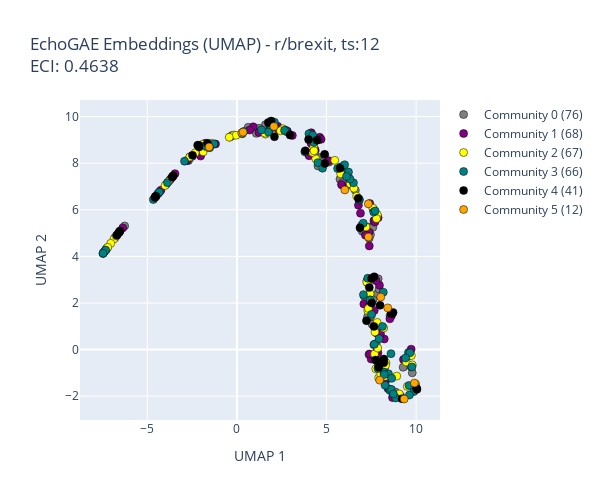
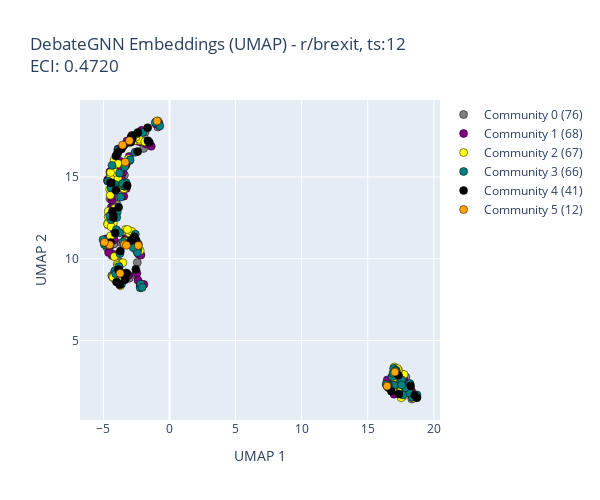

Write notebook code for charts like these, in order.
### Code cell
import importlib
import src.visualization.ecs_plots
import src.visualization.snapshot_plots
import src.visualization.community_migration_plots
import src.visualization.community_sankey_plots
import src.utils.community_colors
importlib.reload(src.utils.community_colors)
importlib.reload(src.visualization.snapshot_plots)
importlib.reload(src.visualization.ecs_plots)
importlib.reload(src.visualization.community_migration_plots)
importlib.reload(src.visualization.community_sankey_plots)

import src.analysis.ecs_analyzer
importlib.reload(src.analysis.ecs_analyzer)

from src.analysis.ecs_analyzer import ECSAnalyzer

analyzer = ECSAnalyzer(output_dir='results/ecs')
TEST_SUB_ID = 0
TEST_SUB_TS = 12

results = analyzer.run_complete_analysis_with_figures(
    processed_dict=processed_dict,
    ecs_df=ecs_df,
    target_subreddit_id=TEST_SUB_ID,
    embedding_timestep=TEST_SUB_TS,
    # plot_all_embedding_timesteps=True,
    save_figures=True,
    color_mode="lineage"
)

# Display and save test subreddit ecs statistics
test_sub_summary = ecs_df_with_intervals[ecs_df_with_intervals['subreddit_id'] == TEST_SUB_ID][['subreddit', 'timestep', 'interval', 'num_nodes', 'num_edges', 'modularity', 'num_communities', 'echogae_eci', 'debgnn_eci']]
test_sub_summary.to_csv(f"results/ecs/{test_sub_summary.subreddit[0]}_ecs_data.csv", index=False)
print("Saved to results/ecs/{test_sub_summary.subreddit[0]}_ecs_data.csv")

display(test_sub_summary)

### Figure 1 — Plotly figure (JSON) as saved in the notebook; plotly's stock layout.template omitted (floating-point values rounded to 4 significant figures; data arrays with more than 128 entries replaced by an {"elided": "..."} marker saying what was removed)
{"data": [{"customdata": {"elided": "76x7 mixed values"}, "hovertemplate": "<b>%{customdata[0]}</b><br>Node Index: %{customdata[1]}<br>Community: %{customdata[2]}<br>Comm Size: %{customdata[3]}<br>Comm ECI: %{customdata[4]}<br>UMAP X: %{customdata[5]}<br>UMAP Y: %{customdata[6]}<br><extra></extra>", "marker": {"color": "#808080", "line": {"color": "black", "width": 0.5}, "size": 8}, "mode": "markers", "name": "Community 0 (76)", "type": "scatter", "x": [-0.3876, 7.643, 7.329, 3.929, 7.424, -4.562, 7.983, 5.751, -2.158, 2.825, 7.105, 5.866, -4.409, 5.76, 7.369, 9.786, 4.369, -3.947, 4.583, 1.592, 1.083, 7.254, 6.105, 4.524, 4.689, 5.143, 7.496, -2.493, -1.341, 9.711, 10.01, 7.606, 7.38, -7.291, -3.676, 7.546, 9.276, 7.834, -7.455, -2.616, 7.883, 1.232, 7.935, 9.16, 6.606, 8.234, 6.994, -7.378, 8.54, 7.587, -7.408, -2.702, 7.768, -4.315, 5.903, 5.774, 7.367, -4.391, 4.876, 7.451, 7.337, -0.2759, -4.527, -2.084, 0.6296, 7.342, 7.758, -6.265, 8.397, 7.105, 7.446, 6.952, 7.292, -2.634, -7.229, 8.843], "y": [9.122, 0.2081, 1.259, 8.444, 1.377, 6.544, 0.8386, 7.316, 8.432, 9.338, 2.287, 7.063, 6.687, 7.767, 5.26, -0.9969, 8.535, 7.091, 8.04, 9.649, 9.282, 2.947, 7.555, 7.884, 8.255, 8.05, 2.164, 8.295, 8.821, -0.739, -1.632, 2.171, 4.781, 4.307, 7.343, 1.087, -0.7594, 2.4, 4.142, 8.282, 3.036, 9.5, 2.596, -2.048, 6.835, -0.8181, 5.081, 4.22, 1.45, 5.249, 4.19, 8.118, 0.2557, 6.773, 7.161, 7.716, -0.2146, 6.708, 8.332, 4.937, 3.041, 9.187, 6.574, 8.728, 9.539, 2.169, 0.1959, 5.307, -1.107, 5.099, 1.976, 5.327, 1.407, 8.214, 4.369, -1.821]}, {"customdata": {"elided": "68x7 mixed values"}, "hovertemplate": "<b>%{customdata[0]}</b><br>Node Index: %{customdata[1]}<br>Community: %{customdata[2]}<br>Comm Size: %{customdata[3]}<br>Comm ECI: %{customdata[4]}<br>UMAP X: %{customdata[5]}<br>UMAP Y: %{customdata[6]}<br><extra></extra>", "marker": {"color": "#800080", "line": {"color": "black", "width": 0.5}, "size": 8}, "mode": "markers", "name": "Community 1 (68)", "type": "scatter", "x": [-6.789, 7.082, 7.786, 6.895, 5.834, 4.137, 7.386, 7.954, 7.766, 9.294, 8.298, 3.093, -1.193, 8.623, 8.223, -2.789, -3.741, 8.749, 2.808, 7.663, 0.9103, 2.275, 7.88, 8.535, -1.771, 1.225, 4.151, 8.166, 7.984, 4.619, 6.251, -4.24, 7.645, 7.415, -6.581, 6.781, -2.024, 7.372, 4.697, 8.431, 7.363, 7.172, 7.868, 7.485, 2.294, 4.354, 9.578, 6.274, 7.492, -3.587, 9.133, 7.81, 7.313, 1.83, -7.289, 7.699, 9.722, -4.529, 7.598, -6.372, 8.011, 7.403, 5.125, 4.031, 0.7066, -3.456, 4.546, 8.682], "y": [4.817, 1.958, 0.7144, 5.855, 7.087, 8.852, 4.45, 2.759, 2.957, -0.4243, -1.347, 9.192, 8.823, 1.452, 0.4544, 8.108, 7.278, -1.981, 9.378, 1.68, 9.561, 9.587, 5.658, 1.322, 8.854, 9.318, 9.308, -0.639, -0.8525, 9.114, 7.35, 6.843, 5.537, 6.27, 5.024, 6.199, 8.308, 5.041, 9.025, -1.675, 1.847, 4.91, -0.1425, 2.005, 9.465, 8.584, -0.2655, 7.075, -0.4047, 7.425, -1.995, -0.04121, 2.849, 9.608, 4.308, 5.472, 0.01815, 6.572, 6.033, 5.224, 0.6805, -0.1884, 8.108, 8.321, 9.424, 7.552, 9.004, -2.061]}, {"customdata": {"elided": "67x7 mixed values"}, "hovertemplate": "<b>%{customdata[0]}</b><br>Node Index: %{customdata[1]}<br>Community: %{customdata[2]}<br>Comm Size: %{customdata[3]}<br>Comm ECI: %{customdata[4]}<br>UMAP X: %{customdata[5]}<br>UMAP Y: %{customdata[6]}<br><extra></extra>", "marker": {"color": "#FFFF00", "line": {"color": "black", "width": 0.5}, "size": 8}, "mode": "markers", "name": "Community 2 (67)", "type": "scatter", "x": [7.91, 7.833, 1.991, 9.735, 7.508, 7.75, -0.1588, -1.88, -2.328, 4.198, 8.282, -6.855, 6.683, 7.595, -7.042, 8.314, 2.699, 7.301, 4.398, 7.429, -0.04607, 1.898, 6.377, 8.024, 4.725, -6.729, -3.822, 6.321, 7.68, 8.92, 9.913, 9.974, 7.338, 9.922, 9.448, -7.209, -1.435, 2.57, -1.904, -2.629, 7.788, 7.827, -4.008, 7.339, 5.459, 9.064, 2.428, 4.289, 1.601, -0.4283, 7.855, 9.789, 4.222, 7.703, 9.508, 1.955, 5.79, 6.528, -1.669, 8.293, 8.53, -4.541, 4.303, 1.565, 7.2, 8.188, 7.247], "y": [-1.214, 5.793, 9.715, -0.255, 1.481, -0.8272, 9.211, 8.487, 8.448, 8.997, -1.147, 4.75, 6.581, 6.07, 4.559, -0.5684, 9.379, 1.677, 8.195, 2.392, 9.199, 9.775, 7.138, -1.06, 7.847, 4.88, 7.213, 7.114, -0.1928, -1.138, -1.526, -1.479, 1.762, -1.541, -0.5309, 4.389, 8.856, 9.477, 8.812, 8.266, 5.621, 1.166, 7.042, 2.926, 8.123, -1.904, 9.392, 8.696, 9.249, 9.115, 0.06615, -0.6574, 8.462, 0.7535, -1.583, 9.684, 7.549, 6.927, 8.684, -0.6739, -1.721, 6.565, 8.532, 9.288, 5.265, 0.928, 2.898]}, {"customdata": {"elided": "66x7 mixed values"}, "hovertemplate": "<b>%{customdata[0]}</b><br>Node Index: %{customdata[1]}<br>Community: %{customdata[2]}<br>Comm Size: %{customdata[3]}<br>Comm ECI: %{customdata[4]}<br>UMAP X: %{customdata[5]}<br>UMAP Y: %{customdata[6]}<br><extra></extra>", "marker": {"color": "#008080", "line": {"color": "black", "width": 0.5}, "size": 8}, "mode": "markers", "name": "Community 3 (66)", "type": "scatter", "x": [8.542, 1.831, 8.197, 8.457, 2.728, 0.3841, 8.863, 6.227, 6.502, 9.603, 8.635, 9.875, -7.472, 9.572, 3.789, 2.659, -7.326, -1.278, 8.596, 6.833, 1.941, -3.875, 7.425, 6.82, -1.766, 8.218, 4.017, -6.531, 7.051, 9.767, -4.662, -6.66, 6.311, 5.805, 9.625, 8.615, 7.509, 2.091, 9.655, 8.167, 4.302, 4.229, -4.335, 1.759, 8.12, 6.009, 7.301, -1.52, 7.876, 7.668, 4.777, 1.374, 7.636, -2.923, -7.466, 7.935, 7.87, 8.268, 5.62, 7.06, 7.715, 4.517, 8.733, 9.408, 0.2983, 6.114], "y": [-1.755, 9.434, -0.962, -1.041, 9.414, 9.363, -2.075, 7.621, 7.156, -1.543, -1.233, -1.804, 4.126, -0.1265, 8.491, 9.409, 4.272, 8.83, -0.1757, 6.423, 9.538, 7.162, 2.135, 6.454, 8.747, -1.073, 9.263, 5.075, 5.427, -0.7446, 6.442, 4.948, 7.319, 7.843, -1.952, -1.708, 1.511, 9.761, -0.1399, 2.463, 8.887, 9.202, 6.756, 9.335, 0.9944, 7.933, 3.063, 8.665, -0.5805, 0.2289, 7.785, 9.43, 5.901, 8.088, 4.132, 0.4693, -0.8115, -1.529, 7.772, 2.357, 5.952, 8.025, -1.906, -0.3628, 9.262, 7.433]}, {"customdata": {"elided": "41x7 mixed values"}, "hovertemplate": "<b>%{customdata[0]}</b><br>Node Index: %{customdata[1]}<br>Community: %{customdata[2]}<br>Comm Size: %{customdata[3]}<br>Comm ECI: %{customdata[4]}<br>UMAP X: %{customdata[5]}<br>UMAP Y: %{customdata[6]}<br><extra></extra>", "marker": {"color": "#000000", "line": {"color": "black", "width": 0.5}, "size": 8}, "mode": "markers", "name": "Community 4 (41)", "type": "scatter", "x": [7.229, 4.912, -4.518, 7.512, 3.998, -4.576, -2.19, 5.757, 4.898, 8.203, 10.05, -3.548, 7.994, -2.129, -1.644, 1.75, 3.818, -6.701, 7.986, 6.867, 6.769, 8.194, 7.914, 1.915, 7.732, -6.567, 9.207, 7.646, -3.612, 7.66, 2.094, 2.967, 7.523, 10.02, 7.389, -2.478, 8.602, -6.522, 8.715, -2.113, 4.47], "y": [1.242, 7.989, 6.585, 3.048, 9.017, 6.531, 8.771, 7.787, 8.381, -0.4065, -1.706, 7.465, -0.505, 8.767, 8.854, 9.746, 8.532, 4.906, 1.901, 5.225, 6.493, -0.5657, -0.755, 9.812, -0.4503, 5.04, -2.108, 0.9947, 7.403, 3.126, 9.137, 9.207, 2.002, -1.674, 2.665, 8.337, 1.54, 5.085, 1.588, 8.693, 8.989]}, {"customdata": [["manowtf", 34, 5, 12, "0.3599", "8.416", "1.790"], ["Wildlamb", 62, 5, 12, "0.3599", "0.270", "9.301"], ["elmokki", 111, 5, 12, "0.3599", "2.067", "9.577"], ["allislies", 112, 5, 12, "0.3599", "-1.551", "8.697"], ["Daegog", 177, 5, 12, "0.3599", "0.344", "9.333"], ["RadicalPoopParticle", 188, 5, 12, "0.3599", "7.963", "-1.310"], ["compoundedinterest", 223, 5, 12, "0.3599", "6.022", "6.855"], ["mkotechno", 241, 5, 12, "0.3599", "7.335", "6.256"], ["kridenow", 265, 5, 12, "0.3599", "9.332", "-2.121"], ["Norbertabcde", 273, 5, 12, "0.3599", "7.334", "4.831"], ["rebelprincessuk", 290, 5, 12, "0.3599", "9.905", "-1.437"], ["mattboid", 317, 5, 12, "0.3599", "8.028", "2.254"]], "hovertemplate": "<b>%{customdata[0]}</b><br>Node Index: %{customdata[1]}<br>Community: %{customdata[2]}<br>Comm Size: %{customdata[3]}<br>Comm ECI: %{customdata[4]}<br>UMAP X: %{customdata[5]}<br>UMAP Y: %{customdata[6]}<br><extra></extra>", "marker": {"color": "#FFA500", "line": {"color": "black", "width": 0.5}, "size": 8}, "mode": "markers", "name": "Community 5 (12)", "type": "scatter", "x": [8.416, 0.2697, 2.067, -1.551, 0.3441, 7.963, 6.022, 7.335, 9.332, 7.334, 9.905, 8.028], "y": [1.79, 9.301, 9.577, 8.697, 9.333, -1.31, 6.855, 6.256, -2.121, 4.831, -1.437, 2.254]}], "layout": {"height": 500, "legend": {"orientation": "v", "x": 1.01, "xanchor": "left", "y": 1, "yanchor": "top"}, "showlegend": true, "title": {"text": "EchoGAE Embeddings (UMAP) - r/brexit, ts:12<br>ECI: 0.4638"}, "width": 600, "xaxis": {"title": {"text": "UMAP 1"}}, "yaxis": {"title": {"text": "UMAP 2"}}}}

### Figure 2 — Plotly figure (JSON) as saved in the notebook; plotly's stock layout.template omitted (floating-point values rounded to 4 significant figures; data arrays with more than 128 entries replaced by an {"elided": "..."} marker saying what was removed)
{"data": [{"customdata": {"elided": "76x7 mixed values"}, "hovertemplate": "<b>%{customdata[0]}</b><br>Node Index: %{customdata[1]}<br>Community: %{customdata[2]}<br>Comm Size: %{customdata[3]}<br>Comm ECI: %{customdata[4]}<br>UMAP X: %{customdata[5]}<br>UMAP Y: %{customdata[6]}<br><extra></extra>", "marker": {"color": "#808080", "line": {"color": "black", "width": 0.5}, "size": 8}, "mode": "markers", "name": "Community 0 (76)", "type": "scatter", "x": [-3.05, -2.172, -2.05, -4.447, -3.633, -4.243, -3.65, -2.894, -3.513, -3.411, -2.555, 16.75, -4.218, -3.975, 18.52, -2.399, -2.353, -3.534, -3.199, -3.004, -4.221, -4.724, -1.848, -2.435, -2.902, -4.173, 17.89, -4.658, -3.634, -1.958, -1.608, -3.042, -3.264, -4.494, -4.403, -4.08, -0.8833, -2.376, -4.135, -3.605, 18.34, -4.528, 18.26, -3.604, -2.537, -1.566, -0.8431, -3.981, 16.93, -3.233, -4.546, -3.961, 17.04, -4.25, -4.362, -3.239, 17.02, -4.212, -4.199, 18.02, -3.301, -3.629, -3.919, -4.314, -2.501, -3.795, -2.197, -4.554, -2.17, 18.72, 17.02, -4.16, 16.93, -4.499, -3.983, 17.96], "y": [10.95, 8.299, 17.09, 11.28, 8.918, 14.11, 15.4, 11.55, 15.21, 15.12, 9.016, 2.054, 15.19, 13.32, 1.641, 10.38, 10.89, 15.84, 8.846, 16.01, 13.74, 10.66, 17.73, 9.771, 11.22, 11.66, 2.76, 14.85, 14.3, 16.74, 17.07, 8.81, 8.866, 15.24, 13.14, 8.736, 18.05, 10.48, 15.69, 15.18, 1.423, 10.69, 1.974, 8.859, 11.01, 17.11, 18.31, 15.41, 2.252, 11.03, 14.76, 15.7, 2.034, 15.57, 8.966, 17.06, 3.108, 13.15, 10.91, 1.807, 9.126, 10.98, 14.65, 14.45, 10.53, 9.816, 17.19, 12.81, 8.418, 1.525, 1.993, 9.22, 1.844, 13.67, 16.34, 1.807]}, {"customdata": {"elided": "68x7 mixed values"}, "hovertemplate": "<b>%{customdata[0]}</b><br>Node Index: %{customdata[1]}<br>Community: %{customdata[2]}<br>Comm Size: %{customdata[3]}<br>Comm ECI: %{customdata[4]}<br>UMAP X: %{customdata[5]}<br>UMAP Y: %{customdata[6]}<br><extra></extra>", "marker": {"color": "#800080", "line": {"color": "black", "width": 0.5}, "size": 8}, "mode": "markers", "name": "Community 1 (68)", "type": "scatter", "x": [-4.693, -3.722, 17.65, -2.948, -4.34, 17.35, -2.876, -2.344, -4.238, -2.132, 16.99, -4.95, -4.355, 17.48, 17.42, -2.856, -3.541, -1.769, 18.32, 17.73, 17.85, -3.685, -4.261, -2.464, -4.341, 18.23, -2.325, 17.11, 16.76, -3.285, -1.004, -3.867, -3.322, -3.269, -4.593, -3.102, -3.897, -2.161, -3.742, 16.76, 18.69, -1.379, -2.215, -4.608, -3.049, -3.357, -2.383, 18.66, 17.75, -4.369, -0.795, -0.821, 17.18, -3.648, -4.502, -4.789, -1.938, -3.216, -3.802, -3.983, -1.821, -1.008, -4.535, -3.46, -4.185, -4.383, -2.101, 16.48], "y": [14.77, 8.554, 2.899, 11.51, 10.19, 2.48, 17.23, 10.29, 10.27, 8.33, 1.719, 11.03, 12.06, 2.73, 2.82, 17.53, 15.27, 17.01, 1.892, 2.622, 1.746, 15.45, 8.89, 9.119, 13.13, 1.776, 17.16, 2.59, 2.678, 15.72, 18.26, 16.59, 11.24, 14.3, 12.55, 8.993, 16.71, 10.23, 15.96, 2.633, 1.592, 16.87, 8.376, 10.38, 16.25, 11.14, 8.681, 1.546, 1.871, 13.59, 18.24, 18.31, 2.464, 14.89, 15.32, 11.21, 8.431, 17.19, 9.495, 14.99, 17.16, 18.24, 10.79, 13.83, 11.16, 13.78, 17.85, 2.587]}, {"customdata": {"elided": "67x7 mixed values"}, "hovertemplate": "<b>%{customdata[0]}</b><br>Node Index: %{customdata[1]}<br>Community: %{customdata[2]}<br>Comm Size: %{customdata[3]}<br>Comm ECI: %{customdata[4]}<br>UMAP X: %{customdata[5]}<br>UMAP Y: %{customdata[6]}<br><extra></extra>", "marker": {"color": "#FFFF00", "line": {"color": "black", "width": 0.5}, "size": 8}, "mode": "markers", "name": "Community 2 (67)", "type": "scatter", "x": [17.01, -4.784, -2.793, -2.598, 17.03, -1.849, -4.439, -4.253, -4.646, 17.75, 17.21, -4.194, -2.792, -2.231, -4.64, -4.302, -3.892, -2.277, 18.47, 17.36, -4.142, -3.113, -4.169, -0.832, -4.691, -4.526, -4.676, -3.685, -0.8753, -1.872, -2.22, 17.14, 17.33, 17.04, 16.48, -4.457, -3.444, -4.469, -4.133, -3.042, -2.862, -4.198, -4.633, -4.27, -3.325, 17.25, -3.631, -3.4, -2.542, -3.877, 16.89, 17.58, -3.374, -3.952, 17.11, -3.177, -1.009, -3.53, -3.476, -2.087, -3.707, -4.289, -4.418, -4.483, 17.72, 17.54, -3.9], "y": [3.381, 10.87, 17.53, 17.23, 2.685, 17.19, 15.02, 12.18, 12.07, 2.922, 2.634, 16.02, 11.46, 17.21, 12.58, 8.897, 14.92, 17.31, 1.469, 2.778, 15.28, 16.11, 10.13, 18.31, 12.15, 14.24, 12.1, 8.593, 18.42, 17.15, 10.5, 2.287, 3.174, 3.287, 2.203, 15.27, 14.28, 11.38, 13.08, 11.57, 11.67, 8.8, 12.9, 8.866, 11.79, 3.286, 14.48, 15.78, 17.43, 15.81, 2.008, 2.075, 11.07, 9.69, 2.865, 11.79, 18.38, 9.758, 14.45, 8.253, 8.351, 12.48, 11.96, 13.88, 1.616, 1.497, 9.602]}, {"customdata": {"elided": "66x7 mixed values"}, "hovertemplate": "<b>%{customdata[0]}</b><br>Node Index: %{customdata[1]}<br>Community: %{customdata[2]}<br>Comm Size: %{customdata[3]}<br>Comm ECI: %{customdata[4]}<br>UMAP X: %{customdata[5]}<br>UMAP Y: %{customdata[6]}<br><extra></extra>", "marker": {"color": "#008080", "line": {"color": "black", "width": 0.5}, "size": 8}, "mode": "markers", "name": "Community 3 (66)", "type": "scatter", "x": [16.84, -4.021, -2.217, -0.8899, -2.378, -4.13, 18.19, -2.008, -4.923, -2.18, 16.91, -0.738, -3.905, 16.96, -3.405, -3.748, -4.098, -3.955, 16.72, 18.55, -3.996, -5.032, -3.222, -3.83, 18.73, -2.067, -2.845, -4.648, -1.076, -2.606, -4.418, -4.424, -2.586, -4.087, 17.15, 17.49, 17.58, -2.768, -3.286, 18.38, -4.906, -3.545, -4.519, 18.12, 17.85, -2.436, 17.65, -3.699, -3.627, -4.074, -2.749, -2.444, -3.92, -3.778, -4.347, 16.57, 16.99, 16.39, -2.979, -3.773, 17.57, -3.246, 16.57, 17.1, -3.391, -3.49], "y": [2.791, 11.77, 8.222, 18.34, 10.61, 14.54, 2.367, 17.72, 10.86, 8.446, 2.997, 18.12, 16.65, 3.29, 14.44, 10.32, 14.29, 12.85, 2.166, 1.597, 12.53, 11.16, 9.111, 9.517, 1.674, 8.248, 17.42, 14.74, 18.33, 16.5, 12.39, 14.32, 11.5, 9.279, 3.176, 2.487, 2.581, 11.22, 14.64, 1.536, 10.98, 14.6, 12.62, 1.796, 2.113, 10.38, 1.673, 13.77, 8.453, 9.088, 10.68, 17.66, 16.44, 15.23, 15.71, 2.107, 2.259, 2.327, 16.04, 11.58, 2.282, 14.43, 2.262, 3.138, 15.61, 11.02]}, {"customdata": {"elided": "41x7 mixed values"}, "hovertemplate": "<b>%{customdata[0]}</b><br>Node Index: %{customdata[1]}<br>Community: %{customdata[2]}<br>Comm Size: %{customdata[3]}<br>Comm ECI: %{customdata[4]}<br>UMAP X: %{customdata[5]}<br>UMAP Y: %{customdata[6]}<br><extra></extra>", "marker": {"color": "#000000", "line": {"color": "black", "width": 0.5}, "size": 8}, "mode": "markers", "name": "Community 4 (41)", "type": "scatter", "x": [-3.202, -2.661, -4.251, 18.25, -1.646, -2.798, -3.635, -2.904, -2.808, 17.32, 17.37, -2.926, -4.114, -4.056, -2.389, -4.469, -2.519, -3.915, -3.316, -1.524, -3.716, -2.547, -2.407, -3.47, -1.637, -4.32, 16.5, -3.368, -4.475, -3.873, -4.258, -2.926, -4.007, -3.765, 18.71, -3.851, -3.241, -4.057, 16.79, -4.409, 18.55], "y": [14.47, 11.35, 12.52, 2.23, 18.01, 17.52, 16.71, 17.43, 17.35, 2.881, 1.726, 17.12, 11.57, 14.18, 17.72, 11.0, 11.12, 16.51, 9.113, 17.11, 10.47, 9.356, 16.55, 16.91, 17.22, 12.9, 2.21, 8.717, 14.65, 9.336, 12.6, 11.1, 8.576, 8.406, 1.493, 13.14, 9.077, 16.27, 1.9, 14.64, 1.656]}, {"customdata": [["manowtf", 34, 5, 12, "0.4910", "-4.525", "10.852"], ["Wildlamb", 62, 5, 12, "0.4910", "-4.928", "11.004"], ["elmokki", 111, 5, 12, "0.4910", "-3.408", "10.881"], ["allislies", 112, 5, 12, "0.4910", "-3.550", "16.950"], ["Daegog", 177, 5, 12, "0.4910", "-3.259", "10.823"], ["RadicalPoopParticle", 188, 5, 12, "0.4910", "-3.031", "17.217"], ["compoundedinterest", 223, 5, 12, "0.4910", "-3.356", "15.906"], ["mkotechno", 241, 5, 12, "0.4910", "-0.940", "18.420"], ["kridenow", 265, 5, 12, "0.4910", "16.469", "2.210"], ["Norbertabcde", 273, 5, 12, "0.4910", "-2.357", "10.811"], ["rebelprincessuk", 290, 5, 12, "0.4910", "17.055", "3.067"], ["mattboid", 317, 5, 12, "0.4910", "-3.736", "9.106"]], "hovertemplate": "<b>%{customdata[0]}</b><br>Node Index: %{customdata[1]}<br>Community: %{customdata[2]}<br>Comm Size: %{customdata[3]}<br>Comm ECI: %{customdata[4]}<br>UMAP X: %{customdata[5]}<br>UMAP Y: %{customdata[6]}<br><extra></extra>", "marker": {"color": "#FFA500", "line": {"color": "black", "width": 0.5}, "size": 8}, "mode": "markers", "name": "Community 5 (12)", "type": "scatter", "x": [-4.525, -4.928, -3.408, -3.55, -3.259, -3.031, -3.356, -0.9404, 16.47, -2.357, 17.06, -3.736], "y": [10.85, 11.0, 10.88, 16.95, 10.82, 17.22, 15.91, 18.42, 2.21, 10.81, 3.067, 9.106]}], "layout": {"height": 500, "legend": {"orientation": "v", "x": 1.01, "xanchor": "left", "y": 1, "yanchor": "top"}, "showlegend": true, "title": {"text": "DebateGNN Embeddings (UMAP) - r/brexit, ts:12<br>ECI: 0.4720"}, "width": 600, "xaxis": {"title": {"text": "UMAP 1"}}, "yaxis": {"title": {"text": "UMAP 2"}}}}
